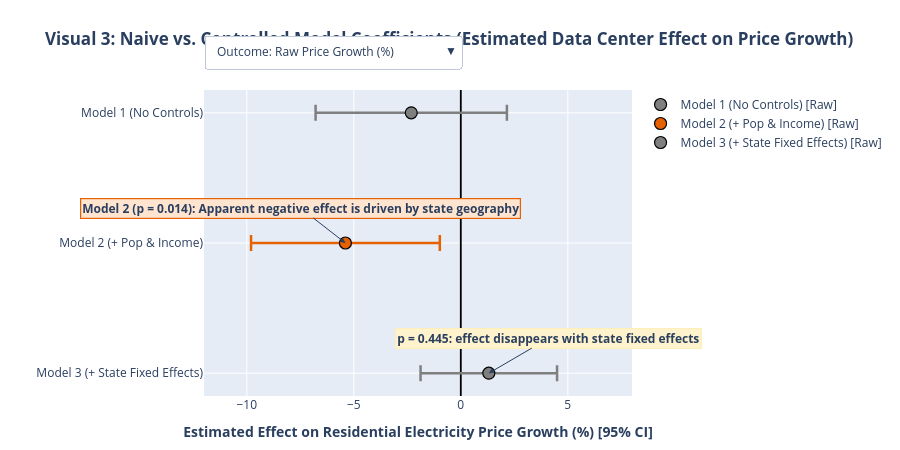

The notebook cell this image was saved under:
### Markdown cell above
## Visual 3: Naive vs. Controlled Results (Interactive Forest Plot)
*Supports: **Naive vs. Controlled Results***

### Visual Design & Interaction Architecture
- **Horizontal Forest Plot Layout:** Stacks specifications vertically, visually conveying how the estimated data center coefficient shifts and crosses zero as controls and state fixed effects are introduced.
- **Error Bars & Zero Reference:** Error bars plot the 95% confidence interval with a solid vertical black reference line at 0.0 (Null Hypothesis $H_0$).
- **Selective Visual Emphasis:** Model 2 ($p = 0.014$) is highlighted in **Orange (`#E66101`)**, while statistically indistinguishable estimates are presented in neutral gray.
- **Interactive Outcome Dropdown:** Enables users to toggle the outcome metric between **Raw Price Growth** and **State-Demeaned Price Growth**, with dynamic annotation coordinate updates.
- **Direct Annotations:** Callouts explain why Model 2 is initially negative and how the effect completely evaporates in Model 3 ($p = 0.445$).

### Code cell
# Construct Visual 3: Interactive Coefficient Forest Plot
def get_ci(model, var='Has_Datacenter'):
    ci = model.conf_int().loc[var]
    return ci[0], ci[1]

ci_m1 = get_ci(m1)
ci_m2 = get_ci(m2)
ci_m3 = get_ci(m3)

ci_m1_d = get_ci(m1_dem)
ci_m2_d = get_ci(m2_dem)
ci_m3_d = get_ci(m3_dem)

fig3 = go.Figure()

# Set 1: Raw Price Growth Traces
models_raw_meta = [
    {'name': 'Model 1 (No Controls)', 'model': m1, 'ci': ci_m1, 'color': COLOR_NEUTRAL},
    {'name': 'Model 2 (+ Pop & Income)', 'model': m2, 'ci': ci_m2, 'color': COLOR_TREATMENT},
    {'name': 'Model 3 (+ State Fixed Effects)', 'model': m3, 'ci': ci_m3, 'color': COLOR_NEUTRAL}
]

for m in models_raw_meta:
    coef = m['model'].params['Has_Datacenter']
    pval = m['model'].pvalues['Has_Datacenter']
    r2 = m['model'].rsquared
    ci_low, ci_high = m['ci']
    
    fig3.add_trace(go.Scatter(
        x=[coef], y=[m['name']],
        error_x=dict(
            type='data', symmetric=False,
            array=[ci_high - coef], arrayminus=[coef - ci_low],
            color=m['color'], thickness=2.5, width=8
        ),
        mode='markers',
        marker=dict(size=12, color=m['color'], line=dict(color='black', width=1.2)),
        name=f"{m['name']} [Raw]",
        hovertemplate=(
            f"<b>{m['name']} (Raw Outcome)</b><br>"
            f"Coefficient: {coef:.3f}%<br>"
            f"95% CI: [{ci_low:.2f}%, {ci_high:.2f}%]<br>"
            f"p-value: {pval:.3f}<br>"
            f"R²: {r2:.4f}<extra></extra>"
        ),
        visible=True
    ))

# Set 2: State-Demeaned Outcome Traces
models_dem_meta = [
    {'name': 'Model 1 (No Controls)', 'model': m1_dem, 'ci': ci_m1_d, 'color': COLOR_NEUTRAL},
    {'name': 'Model 2 (+ Pop & Income)', 'model': m2_dem, 'ci': ci_m2_d, 'color': COLOR_TREATMENT},
    {'name': 'Model 3 (+ State Fixed Effects)', 'model': m3_dem, 'ci': ci_m3_d, 'color': COLOR_NEUTRAL}
]

for m in models_dem_meta:
    coef = m['model'].params['Has_Datacenter']
    pval = m['model'].pvalues['Has_Datacenter']
    r2 = m['model'].rsquared
    ci_low, ci_high = m['ci']
    
    fig3.add_trace(go.Scatter(
        x=[coef], y=[m['name']],
        error_x=dict(
            type='data', symmetric=False,
            array=[ci_high - coef], arrayminus=[coef - ci_low],
            color=m['color'], thickness=2.5, width=8
        ),
        mode='markers',
        marker=dict(size=12, color=m['color'], line=dict(color='black', width=1.2)),
        name=f"{m['name']} [Demeaned]",
        hovertemplate=(
            f"<b>{m['name']} (State-Demeaned Outcome)</b><br>"
            f"Coefficient: {coef:.3f}%<br>"
            f"95% CI: [{ci_low:.2f}%, {ci_high:.2f}%]<br>"
            f"p-value: {pval:.3f}<br>"
            f"R²: {r2:.4f}<extra></extra>"
        ),
        visible=False
    ))

# Dynamic annotations for raw vs demeaned
annots_raw = [
    dict(
        x=m3.params['Has_Datacenter'], y="Model 3 (+ State Fixed Effects)",
        text="<b>p = 0.445: effect disappears with state fixed effects</b>",
        showarrow=True, arrowhead=2, ax=60, ay=-35,
        bgcolor="#FFF3CD", bordercolor="#FFEEBA", borderwidth=1.2
    ),
    dict(
        x=m2.params['Has_Datacenter'], y="Model 2 (+ Pop & Income)",
        text="<b>Model 2 (p = 0.014): Apparent negative effect is driven by state geography</b>",
        showarrow=True, arrowhead=2, ax=-45, ay=-35,
        bgcolor="#FFE5D0", bordercolor=COLOR_TREATMENT, borderwidth=1.2
    )
]

annots_dem = [
    dict(
        x=m3_dem.params['Has_Datacenter'], y="Model 3 (+ State Fixed Effects)",
        text="<b>p = 0.445: state-demeaned effect is strictly zero</b>",
        showarrow=True, arrowhead=2, ax=60, ay=-35,
        bgcolor="#FFF3CD", bordercolor="#FFEEBA", borderwidth=1.2
    ),
    dict(
        x=m2_dem.params['Has_Datacenter'], y="Model 2 (+ Pop & Income)",
        text=f"<b>Model 2 (p = 0.015): Coef = {m2_dem.params['Has_Datacenter']:.2f}%</b>",
        showarrow=True, arrowhead=2, ax=-45, ay=-35,
        bgcolor="#FFE5D0", bordercolor=COLOR_TREATMENT, borderwidth=1.2
    )
]

# Layout, Dropdown Menu & Annotations
fig3.update_layout(
    title="<b>Visual 3: Naive vs. Controlled Model Coefficients (Estimated Data Center Effect on Price Growth)</b>",
    xaxis=dict(
        title="<b>Estimated Effect on Residential Electricity Price Growth (%) [95% CI]</b>",
        zeroline=True, zerolinecolor='black', zerolinewidth=1.8,
        range=[-12, 8]
    ),
    yaxis=dict(title="", autorange="reversed"),
    updatemenus=[
        dict(
            buttons=[
                dict(
                    label="Outcome: Raw Price Growth (%)",
                    method="update",
                    args=[{"visible": [True, True, True, False, False, False]},
                          {"annotations": annots_raw}]
                ),
                dict(
                    label="Outcome: State-Demeaned Growth (%)",
                    method="update",
                    args=[{"visible": [False, False, False, True, True, True]},
                          {"annotations": annots_dem}]
                )
            ],
            direction="down", showactive=True,
            x=0.0, xanchor="left", y=1.18, yanchor="top"
        )
    ],
    annotations=annots_raw,
    height=450,
    margin=dict(l=60, r=40, t=90, b=50)
)
fig3.show()

### Figure 1 — Plotly figure (JSON) as saved in the notebook; plotly's stock layout.template omitted (floating-point values rounded to 4 significant figures)
{"data": [{"error_x": {"array": [4.47], "arrayminus": [4.47], "color": "#7F7F7F", "symmetric": false, "thickness": 2.5, "type": "data", "width": 8}, "hovertemplate": "<b>Model 1 (No Controls) (Raw Outcome)</b><br>Coefficient: -2.315%<br>95% CI: [-6.79%, 2.15%]<br>p-value: 0.310<br>R²: 0.0005<extra></extra>", "marker": {"color": "#7F7F7F", "line": {"color": "black", "width": 1.2}, "size": 12}, "mode": "markers", "name": "Model 1 (No Controls) [Raw]", "type": "scatter", "visible": true, "x": [-2.315], "y": ["Model 1 (No Controls)"]}, {"error_x": {"array": [4.41], "arrayminus": [4.41], "color": "#E66101", "symmetric": false, "thickness": 2.5, "type": "data", "width": 8}, "hovertemplate": "<b>Model 2 (+ Pop & Income) (Raw Outcome)</b><br>Coefficient: -5.391%<br>95% CI: [-9.80%, -0.98%]<br>p-value: 0.017<br>R²: 0.0580<extra></extra>", "marker": {"color": "#E66101", "line": {"color": "black", "width": 1.2}, "size": 12}, "mode": "markers", "name": "Model 2 (+ Pop & Income) [Raw]", "type": "scatter", "visible": true, "x": [-5.391], "y": ["Model 2 (+ Pop & Income)"]}, {"error_x": {"array": [3.189], "arrayminus": [3.189], "color": "#7F7F7F", "symmetric": false, "thickness": 2.5, "type": "data", "width": 8}, "hovertemplate": "<b>Model 3 (+ State Fixed Effects) (Raw Outcome)</b><br>Coefficient: 1.309%<br>95% CI: [-1.88%, 4.50%]<br>p-value: 0.421<br>R²: 0.5391<extra></extra>", "marker": {"color": "#7F7F7F", "line": {"color": "black", "width": 1.2}, "size": 12}, "mode": "markers", "name": "Model 3 (+ State Fixed Effects) [Raw]", "type": "scatter", "visible": true, "x": [1.309], "y": ["Model 3 (+ State Fixed Effects)"]}, {"error_x": {"array": [3.066], "arrayminus": [3.066], "color": "#7F7F7F", "symmetric": false, "thickness": 2.5, "type": "data", "width": 8}, "hovertemplate": "<b>Model 1 (No Controls) (State-Demeaned Outcome)</b><br>Coefficient: 0.648%<br>95% CI: [-2.42%, 3.71%]<br>p-value: 0.678<br>R²: 0.0001<extra></extra>", "marker": {"color": "#7F7F7F", "line": {"color": "black", "width": 1.2}, "size": 12}, "mode": "markers", "name": "Model 1 (No Controls) [Demeaned]", "type": "scatter", "visible": false, "x": [0.6483], "y": ["Model 1 (No Controls)"]}, {"error_x": {"array": [3.095], "arrayminus": [3.095], "color": "#E66101", "symmetric": false, "thickness": 2.5, "type": "data", "width": 8}, "hovertemplate": "<b>Model 2 (+ Pop & Income) (State-Demeaned Outcome)</b><br>Coefficient: 1.286%<br>95% CI: [-1.81%, 4.38%]<br>p-value: 0.415<br>R²: 0.0138<extra></extra>", "marker": {"color": "#E66101", "line": {"color": "black", "width": 1.2}, "size": 12}, "mode": "markers", "name": "Model 2 (+ Pop & Income) [Demeaned]", "type": "scatter", "visible": false, "x": [1.286], "y": ["Model 2 (+ Pop & Income)"]}, {"error_x": {"array": [3.189], "arrayminus": [3.189], "color": "#7F7F7F", "symmetric": false, "thickness": 2.5, "type": "data", "width": 8}, "hovertemplate": "<b>Model 3 (+ State Fixed Effects) (State-Demeaned Outcome)</b><br>Coefficient: 1.309%<br>95% CI: [-1.88%, 4.50%]<br>p-value: 0.421<br>R²: 0.0197<extra></extra>", "marker": {"color": "#7F7F7F", "line": {"color": "black", "width": 1.2}, "size": 12}, "mode": "markers", "name": "Model 3 (+ State Fixed Effects) [Demeaned]", "type": "scatter", "visible": false, "x": [1.309], "y": ["Model 3 (+ State Fixed Effects)"]}], "layout": {"annotations": [{"arrowhead": 2, "ax": 60, "ay": -35, "bgcolor": "#FFF3CD", "bordercolor": "#FFEEBA", "borderwidth": 1.2, "showarrow": true, "text": "<b>p = 0.445: effect disappears with state fixed effects</b>", "x": 1.309, "y": "Model 3 (+ State Fixed Effects)"}, {"arrowhead": 2, "ax": -45, "ay": -35, "bgcolor": "#FFE5D0", "bordercolor": "#E66101", "borderwidth": 1.2, "showarrow": true, "text": "<b>Model 2 (p = 0.014): Apparent negative effect is driven by state geography</b>", "x": -5.391, "y": "Model 2 (+ Pop & Income)"}], "height": 450, "margin": {"b": 50, "l": 60, "r": 40, "t": 90}, "title": {"text": "<b>Visual 3: Naive vs. Controlled Model Coefficients (Estimated Data Center Effect on Price Growth)</b>"}, "updatemenus": [{"buttons": [{"args": [{"visible": [true, true, true, false, false, false]}, {"annotations": [{"arrowhead": 2, "ax": 60, "ay": -35, "bgcolor": "#FFF3CD", "bordercolor": "#FFEEBA", "borderwidth": 1.2, "showarrow": true, "text": "<b>p = 0.445: effect disappears with state fixed effects</b>", "x": 1.309, "y": "Model 3 (+ State Fixed Effects)"}, {"arrowhead": 2, "ax": -45, "ay": -35, "bgcolor": "#FFE5D0", "bordercolor": "#E66101", "borderwidth": 1.2, "showarrow": true, "text": "<b>Model 2 (p = 0.014): Apparent negative effect is driven by state geography</b>", "x": -5.391, "y": "Model 2 (+ Pop & Income)"}]}], "label": "Outcome: Raw Price Growth (%)", "method": "update"}, {"args": [{"visible": [false, false, false, true, true, true]}, {"annotations": [{"arrowhead": 2, "ax": 60, "ay": -35, "bgcolor": "#FFF3CD", "bordercolor": "#FFEEBA", "borderwidth": 1.2, "showarrow": true, "text": "<b>p = 0.445: state-demeaned effect is strictly zero</b>", "x": 1.309, "y": "Model 3 (+ State Fixed Effects)"}, {"arrowhead": 2, "ax": -45, "ay": -35, "bgcolor": "#FFE5D0", "bordercolor": "#E66101", "borderwidth": 1.2, "showarrow": true, "text": "<b>Model 2 (p = 0.015): Coef = 1.29%</b>", "x": 1.286, "y": "Model 2 (+ Pop & Income)"}]}], "label": "Outcome: State-Demeaned Growth (%)", "method": "update"}], "direction": "down", "showactive": true, "x": 0, "xanchor": "left", "y": 1.18, "yanchor": "top"}], "xaxis": {"range": [-12, 8], "title": {"text": "<b>Estimated Effect on Residential Electricity Price Growth (%) [95% CI]</b>"}, "zeroline": true, "zerolinecolor": "black", "zerolinewidth": 1.8}, "yaxis": {"autorange": "reversed", "title": {"text": ""}}}}
